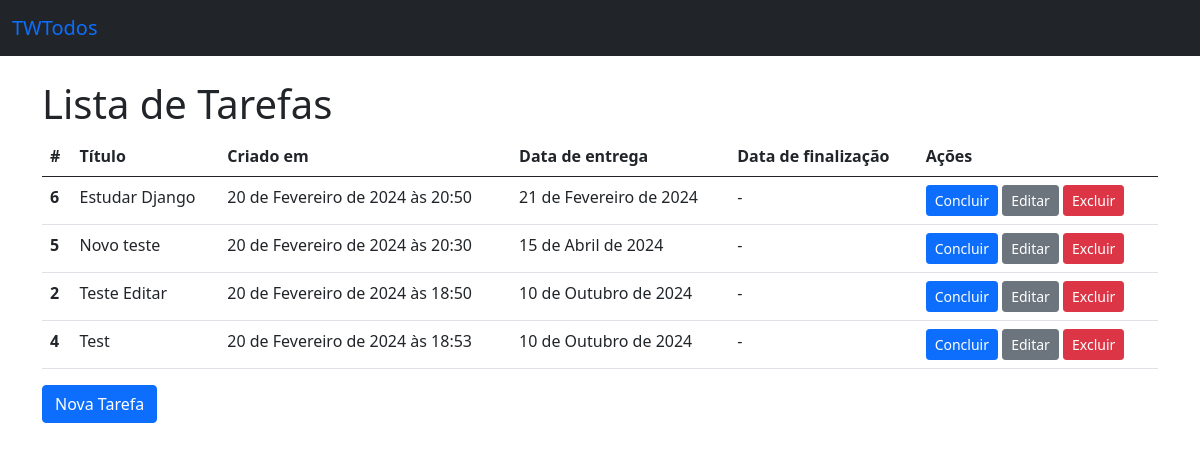
Before: / with the older database file.
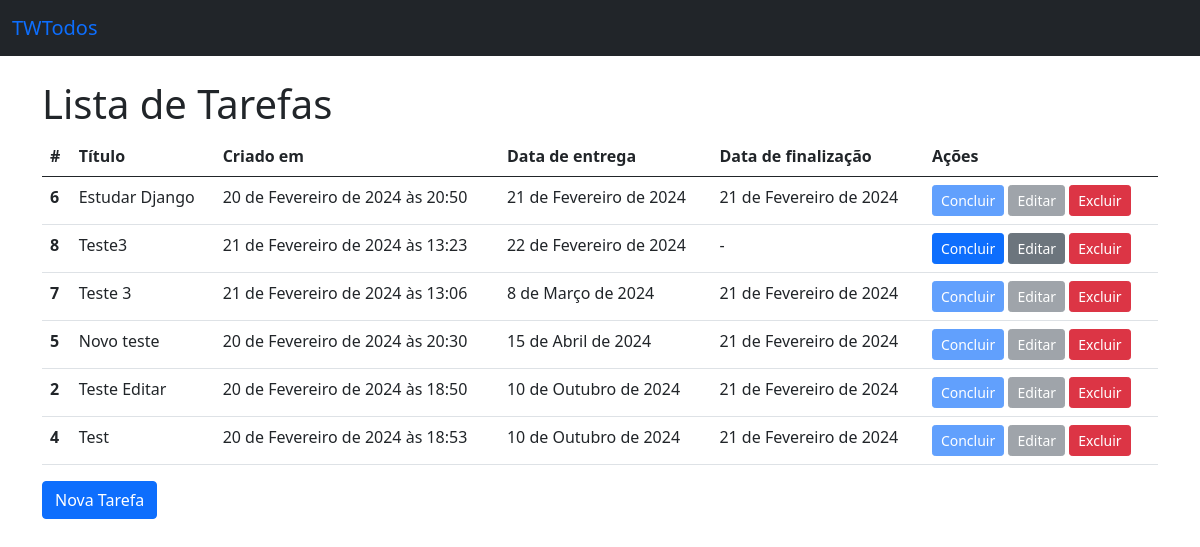
After: the same page with the newer database file.
### todos/models.py (models this page shows, shortened)
class Todo(models.Model):
    title = models.CharField(verbose_name="Título", max_length=100, null=False, blank=False)
    created_at = models.DateTimeField(auto_now_add=True, null=False, blank=False)
    deadline = models.DateField(verbose_name="Data de entrega", null=False, blank=False)
    finished_at = models.DateField(null=True)
    class Meta:
        ordering = ["deadline"]

### todos/views.py (the view)
# urls.py: path("", TodoListView.as_view(), name="todo_list"),
class TodoListView (ListView):
    model = Todo

### todos/templates/todos/todo_list.html (shortened to what this page needs)
{% extends "base.html" %}
{% block content %}
  <h1>Lista de Tarefas</h1>
  {% if todo_list %}
    <table class="table">
      <thead>
        <tr>
          <th scope="col">#</th>
          <th scope="col">Título</th>
          <th scope="col">Criado em</th>
          <th scope="col">Data de entrega</th>
          <th scope="col">Data de finalização</th>
          <th scope="col">Ações</th>
        </tr>
      </thead>
        <tbody>
          {% for todo in todo_list  %}
          <tr>
            <th scope="row">{{ todo.pk }}</th>
              <td>{{ todo.title }}</td>
              <td>{{ todo.created_at }}</td>
              <td>{{ todo.deadline }}</td>
              <td>{{ todo.finished_at|default:"-" }}</td>
              <td>
                <a
                  href="{% url  'todo_complete' pk=todo.pk %}"
                  class="btn btn-primary btn-sm {% if todo.finished_at %} disabled{% endif %} "
                >
                  Concluir
                </a>
                <a
                  href="{% url  'todo_update' pk=todo.pk %}"
                  class="btn btn-secondary btn-sm {% if todo.finished_at %} disabled{% endif %}"
                >
                  Editar
                </a>
                <a href="{% url  'todo_delete' pk=todo.pk %}" class="btn btn-danger btn-sm" >Excluir</a>
              </td>
            </tr>
          {% endfor %}
        </tbody>
    </table>
  {% else %}
    <p>Não há tarefas cadastradas</p>
  {% endif %}
  <a href="{% url 'todo_create' %}" class="btn btn-primary">Nova Tarefa</a>
{% endblock content %}

### todos/templates/base.html (shortened to what this page needs)
<!doctype html>
<html lang="pt-br">
  <head>
    <link href="https://cdn.jsdelivr.net/npm/bootstrap@5.0.2/dist/css/bootstrap.min.css" rel="stylesheet">
  </head>
  <body>
    <nav class="navbar bg-dark mb-4" data-bs-theme="dark" >
        <div class="container-fluid">
          <a class="navbar-brand" href="{% url 'todo_list' %}">TWTodos</a>
        </div>
    </nav>
    <main class="container">
        {% block content %}{% endblock content %}
    </main>
  </body>
</html>

Changed rows visible on the page:
changed Todo "Estudar Django": finished_at "-" → "21 de Fevereiro de 2024"
added Todo: pk "8", title "Teste3", created_at "21 de Fevereiro de 2024 às 13:23", deadline "22 de Fevereiro de 2024", finished_at "-"
added Todo: pk "7", title "Teste 3", created_at "21 de Fevereiro de 2024 às 13:06", deadline "8 de Março de 2024", finished_at "21 de Fevereiro de 2024"
changed Todo "Novo teste": finished_at "-" → "21 de Fevereiro de 2024"
changed Todo "Teste Editar": finished_at "-" → "21 de Fevereiro de 2024"
changed Todo "Test": finished_at "-" → "21 de Fevereiro de 2024"
